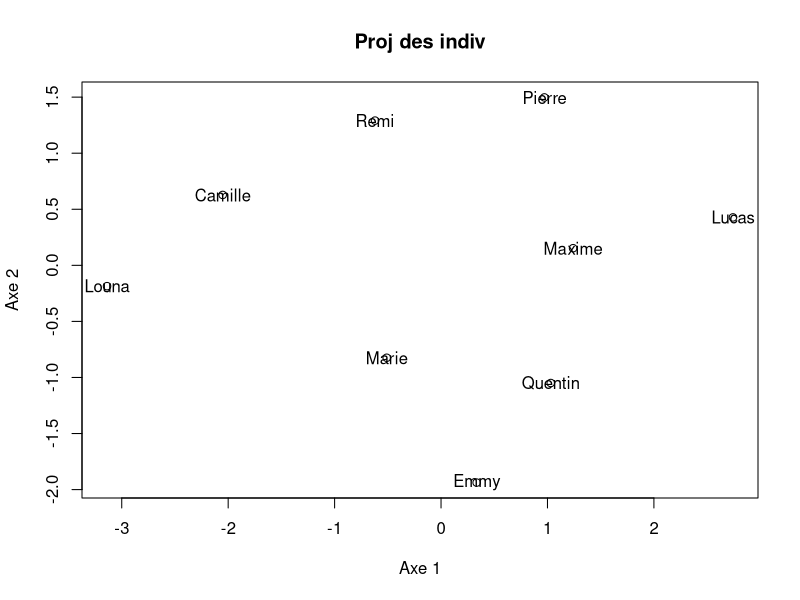
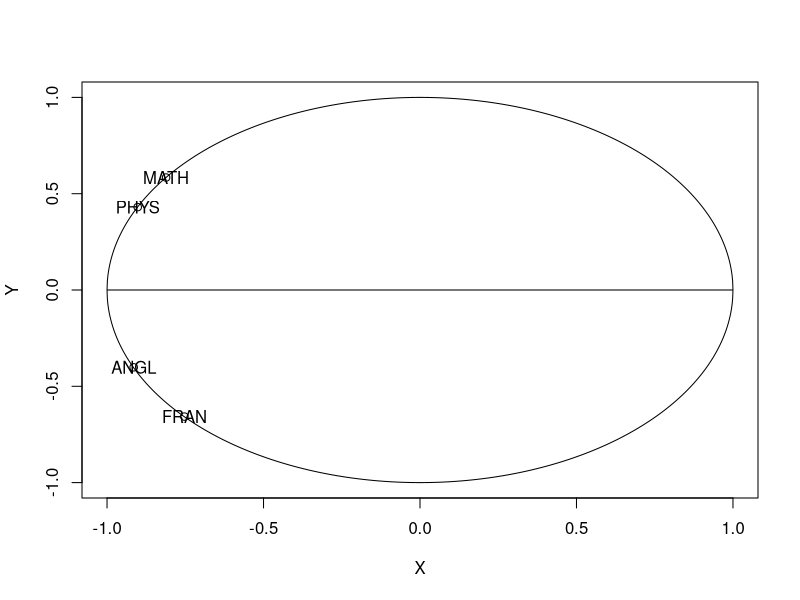

Write the R code that produced these figures, in order.
#1)
Notes = read.table("./Notes.txt", header = T)

#2)
vp = cor(Notes)

#3)
V = cov(Notes)
decpomp = eigen(V)

#4)
inertie = sum(vp)
inertie2 = sum(diag(V))

#5)
n = nrow(Notes)
moyenne = apply(Notes, 2, mean)
variance = (n - 1) * apply(Notes, 2, var) / n
Z = Notes
for (i in 1:4) {
  Z[, i] = (Notes[, i] - moyenne[i]) / sqrt(variance[i])
}

Z = as.matrix(Z)
R = t(Z) %*% Z / n
R

inertie3 = sum(diag(R))
inertie3

#6)
decomp = eigen(R)

vp = decomp$values

i1 = 100 * vp[1] / inertie3
i2 = 100 * vp[2] / inertie3

#7)
vectp = decomp$vectors
vectp
u1 = vectp[, 1]
c1 = Z %*% u1
u2 = vectp[, 2]
c2 = Z %*% u2
plot (c1,
      c2,
      main = "Proj des indiv",
      xlab = "Axe 1",
      ylab = "Axe 2")
text (c1, c2, row.names(Notes))

mean(c1)
mean(c2)
cor(c1, c2)

(n - 1) * var(c1) / n
(n - 1) * var(c2) / n

decomp$values

#8)
x = seq(-1, 1, by = 0.001)
x

y = sqrt(1 - x ^ 2)
y

plot(c(x, x),
     c(y, -y),
     type = 'l',
     xlab = 'X',
     ylab = 'Y')
F1 = cor(Z, c1)
F2 = cor(Z, c2)
points(F1, F2)
text(F1, F2, names(Notes))
